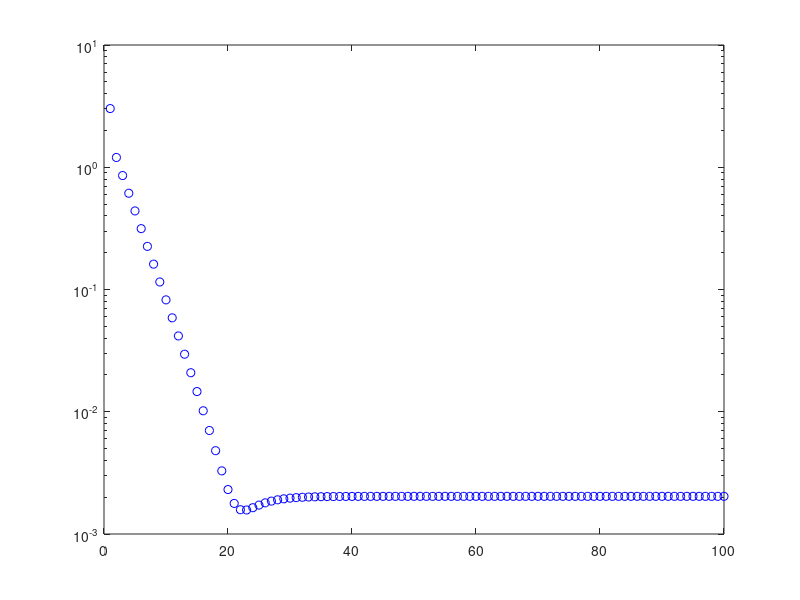
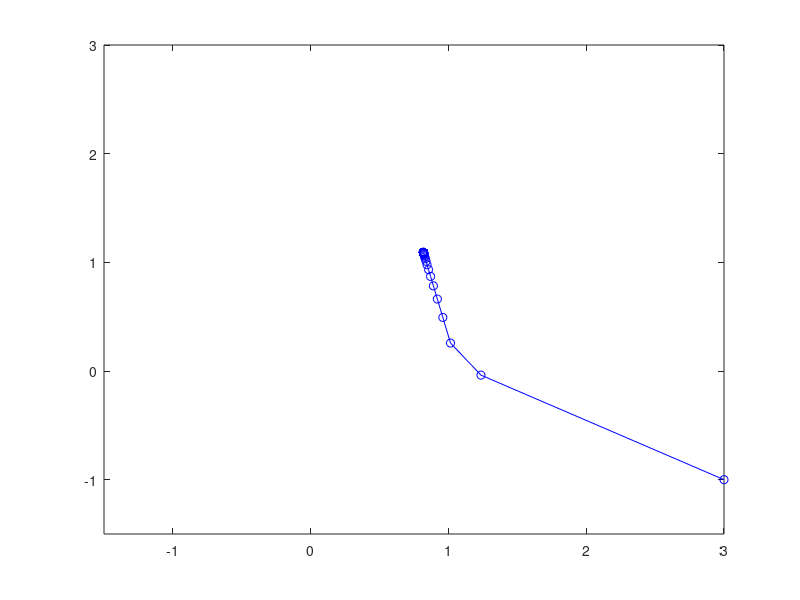

These charts were generated, in order, by the following MATLAB code:
clear all;

A = [3 0.5;0.5 1];
eta = 1/(2*max(eig(A)));
w_hat = [0.82;1.09]; %lambda = 2
%w_hat = [0.64;0.18]; %lambda = 4
%w_hat = [0.33;0.]; %lambda = 6
lambda = 2;
wpre = [3;-1];
wnex = [0;0];
mu = [1;2];
par_mu = [0;0];
q = eta*lambda;
ans = zeros(100,2);
for i=1: 100
    semilogy(i,norm(wpre - w_hat),'bo');
    %plot(wpre(1),wpre(2),'bo');
    hold on
    grad = 2*A*(wpre-mu)
    par_mu = wpre - eta*grad;
    for j=1:2
        if par_mu(j) > q
            wnex(j) = par_mu(j) - q;
        elseif par_mu(j) < -q
            wnex(j) = par_mu(j) + q;
        else
            wnex(j) = 0;
        end
    end
    ans(i,:) = wpre;
    wpre = wnex;
end
figure;
plot(ans(:,1),ans(:,2),'bo-')
xlim([-1.5 3])
ylim([-1.5 3])